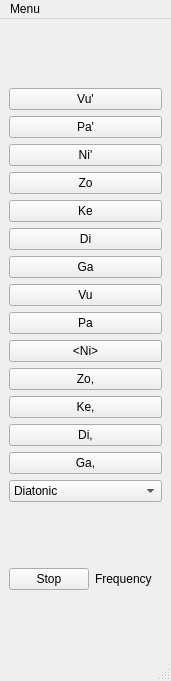
<?xml version="1.0" encoding="UTF-8"?>
<ui version="4.0">
 <class>MainWindow</class>
 <widget class="QMainWindow" name="MainWindow">
  <property name="geometry">
   <rect>
    <x>0</x>
    <y>0</y>
    <width>171</width>
    <height>681</height>
   </rect>
  </property>
  <property name="windowTitle">
   <string>Byz Ison</string>
  </property>
  <widget class="QWidget" name="centralwidget">
   <layout class="QGridLayout" name="gridLayout">
    <item row="0" column="0" colspan="2">
     <layout class="QVBoxLayout" name="verticalLayout">
      <item>
       <widget class="QPushButton" name="pushButton_vu2">
        <property name="text">
         <string>Vu'</string>
        </property>
       </widget>
      </item>
      <item>
       <widget class="QPushButton" name="pushButton_pa2">
        <property name="text">
         <string>Pa'</string>
        </property>
       </widget>
      </item>
      <item>
       <widget class="QPushButton" name="pushButton_ni2">
        <property name="text">
         <string>Ni'</string>
        </property>
       </widget>
      </item>
      <item>
       <widget class="QPushButton" name="pushButton_zo">
        <property name="text">
         <string>Zo</string>
        </property>
       </widget>
      </item>
      <item>
       <widget class="QPushButton" name="pushButton_ke">
        <property name="text">
         <string>Ke</string>
        </property>
       </widget>
      </item>
      <item>
       <widget class="QPushButton" name="pushButton_di">
        <property name="text">
         <string>Di</string>
        </property>
       </widget>
      </item>
      <item>
       <widget class="QPushButton" name="pushButton_ga">
        <property name="text">
         <string>Ga</string>
        </property>
       </widget>
      </item>
      <item>
       <widget class="QPushButton" name="pushButton_vu">
        <property name="text">
         <string>Vu</string>
        </property>
       </widget>
      </item>
      <item>
       <widget class="QPushButton" name="pushButton_pa">
        <property name="text">
         <string>Pa</string>
        </property>
       </widget>
      </item>
      <item>
       <widget class="QPushButton" name="pushButton_ni">
        <property name="text">
         <string>&lt;Ni&gt;</string>
        </property>
       </widget>
      </item>
      <item>
       <widget class="QPushButton" name="pushButton_zo0">
        <property name="text">
         <string>Zo,</string>
        </property>
       </widget>
      </item>
      <item>
       <widget class="QPushButton" name="pushButton_ke0">
        <property name="text">
         <string>Ke,</string>
        </property>
       </widget>
      </item>
      <item>
       <widget class="QPushButton" name="pushButton_di0">
        <property name="text">
         <string>Di,</string>
        </property>
       </widget>
      </item>
      <item>
       <widget class="QPushButton" name="pushButton_ga0">
        <property name="text">
         <string>Ga,</string>
        </property>
       </widget>
      </item>
      <item>
       <widget class="QComboBox" name="comboBox">
        <item>
         <property name="text">
          <string>Diatonic</string>
         </property>
        </item>
        <item>
         <property name="text">
          <string>Enharmonic</string>
         </property>
        </item>
        <item>
         <property name="text">
          <string>Soft Chromatic</string>
         </property>
        </item>
        <item>
         <property name="text">
          <string>Hard Chromatic</string>
         </property>
        </item>
       </widget>
      </item>
     </layout>
    </item>
    <item row="1" column="0">
     <widget class="QPushButton" name="pushButton_stop">
      <property name="text">
       <string>Stop</string>
      </property>
     </widget>
    </item>
    <item row="1" column="1">
     <widget class="QLabel" name="label">
      <property name="text">
       <string>Frequency</string>
      </property>
     </widget>
    </item>
   </layout>
  </widget>
  <widget class="QMenuBar" name="menubar">
   <property name="geometry">
    <rect>
     <x>0</x>
     <y>0</y>
     <width>171</width>
     <height>29</height>
    </rect>
   </property>
   <widget class="QMenu" name="menuHelp">
    <property name="title">
     <string>Menu</string>
    </property>
    <addaction name="actionAbout"/>
    <addaction name="actionExit"/>
   </widget>
   <addaction name="menuHelp"/>
  </widget>
  <widget class="QStatusBar" name="statusbar"/>
  <action name="actionHelp">
   <property name="text">
    <string>Help</string>
   </property>
  </action>
  <action name="actionAbout">
   <property name="text">
    <string>About</string>
   </property>
  </action>
  <action name="actionExit">
   <property name="text">
    <string>Exit</string>
   </property>
  </action>
 </widget>
 <resources/>
 <connections/>
</ui>
